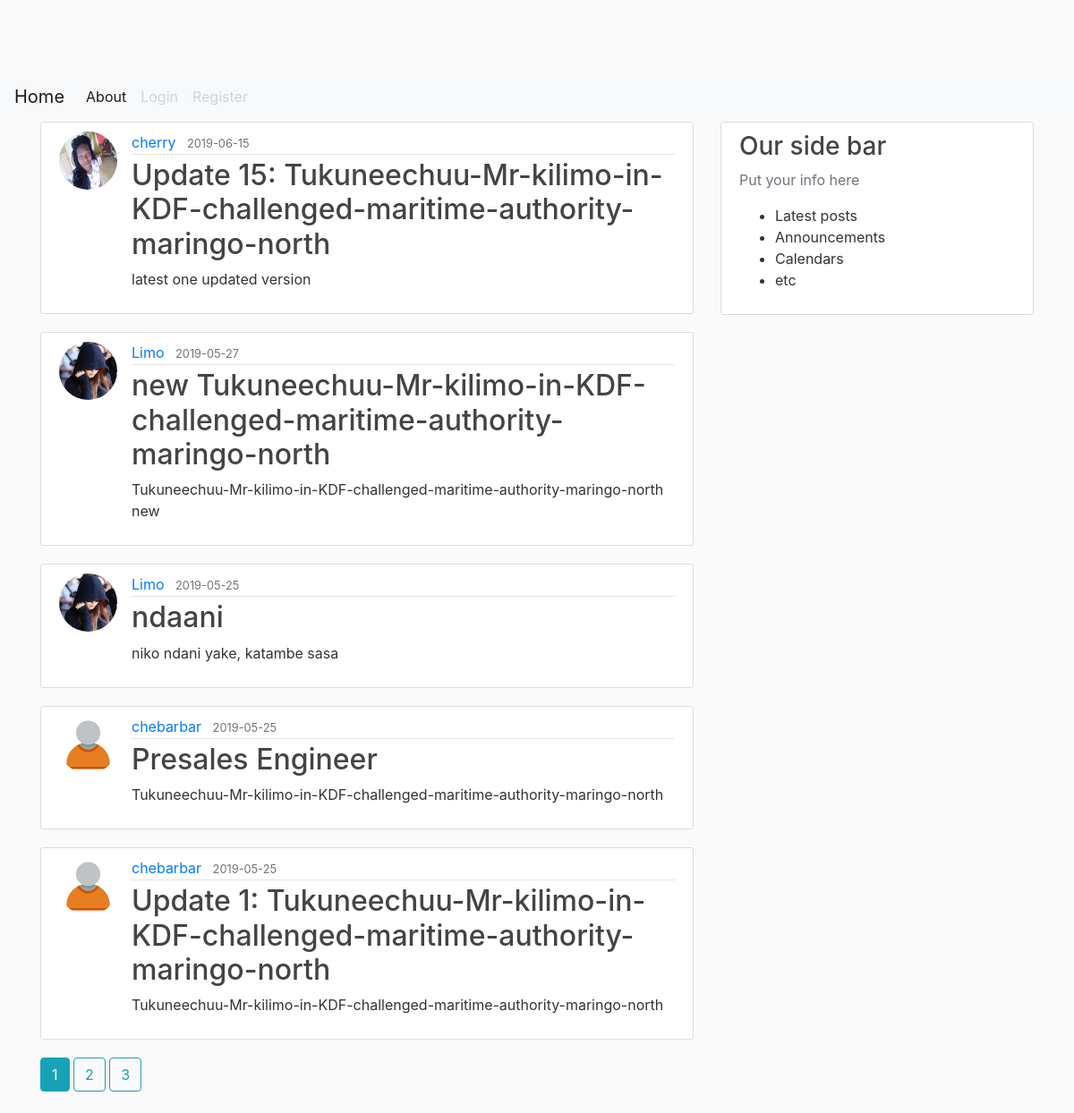
The page /home on the database its author committed.
### flaskblog/models.py (models this page shows, shortened)
class Post(db.Model):
    id=db.Column(db.Integer, primary_key=True)
    title = db.Column(db.String(100), nullable=False)
    date_posted = db.Column(db.DateTime, nullable=False, default=datetime.utcnow)
    content= db.Column(db.Text, nullable=False)
    user_id=db.Column(db.Integer, db.ForeignKey('user.id'), nullable=False)

class User(db.Model, UserMixin):
    id=db.Column(db.Integer, primary_key=True)
    username = db.Column(db.String(50), unique=True, nullable=False)
    email = db.Column(db.String(120), unique=True, nullable=False)
    image_file = db.Column(db.String(20), nullable=False, default='default.jpg')
    password = db.Column(db.String(60), nullable=False)
    posts= db.relationship('Post', backref='author', lazy=True)

### flaskblog/main/routes.py (the view)
@main.route('/')
@main.route('/home')
def home():
    page = request.args.get('page', 1, type= int)
    posts = Post.query.order_by(Post.date_posted.desc()).paginate(page=page, per_page=5)
    return  render_template('home.html', posts=posts)

### flaskblog/templates/home.html
{% extends "layout.html" %}
{% block content %}
    {% for post in posts.items %}
        <article class="media content-section">
            <img class="rounded-circle article-img" src="{{ url_for('static', filename='profpics/' + post.author.image_file ) }}" >
            <div class="well media-body">
                <div class="article-metadata">
                    <a class="mr-2" href="{{ url_for('users.user_posts', username=post.author.username) }}">{{ post.author.username }}</a>
                    <small class="text-muted">{{ post.date_posted.strftime('%Y-%m-%d') }}</small>
                </div>
                <h2 ><a class="article-title" href="{{ url_for('posts.post', post_id= post.id) }}">{{ post.title }}</a></h2>
                <p class="article-content">{{ post.content }}</p>
            </div>
        </article>
    {% endfor %}
    {% for page_num in posts.iter_pages(left_edge=1, right_edge=1, left_current=1, right_current=2,) %}
        {% if page_num %}
            {% if posts.page ==page_num %}
                <a class="btn btn-info mb-4" href="{{ url_for('main.home', page= page_num) }}">{{ page_num }}</a>
                {% else %}
                <a class="btn btn-outline-info mb-4" href="{{ url_for('main.home', page= page_num) }}">{{ page_num }}</a>
            {% endif %}
        {% else %}
            ...
        {% endif %}
    {% endfor %}
{% endblock content %}

### flaskblog/static/main.css (style rules this page uses)
body { background: #fafafa; color: #333333; margin-top: 5rem; }
h1, h2, h3, h4, h5, h6 { color: #444444; }
.content-section { background: #ffffff; padding: 10px 20px; border: 1px solid #dddddd; border-radius: 3px; margin-bottom: 20px; }
.article-title { color: #444444; }
.article-content { white-space: pre-line; }
.article-img { height: 65px; width: 65px; margin-right: 16px; }
.article-metadata { padding-bottom: 1px; margin-bottom: 4px; border-bottom: 1px solid #e3e3e3 }

### rows shown on the page
Post: image_file (picture), author.username "cherry", date_posted "2019-06-15", title "Update 15: Tukuneechuu-Mr-kilimo-in-KDF-challenged-maritime-authority-maringo-north", content "latest one updated version"
Post: image_file (picture), author.username "Limo", date_posted "2019-05-27", title "new Tukuneechuu-Mr-kilimo-in-KDF-challenged-maritime-authority-maringo-north", content "Tukuneechuu-Mr-kilimo-in-KDF-challenged-maritime-authority-maringo-north new"
Post: image_file (picture), author.username "Limo", date_posted "2019-05-25", title "ndaani", content "niko ndani yake, katambe sasa"
Post: image_file (placeholder picture), author.username "chebarbar", date_posted "2019-05-25", title "Presales Engineer", content "Tukuneechuu-Mr-kilimo-in-KDF-challenged-maritime-authority-maringo-north"
Post: image_file (placeholder picture), author.username "chebarbar", date_posted "2019-05-25", title "Update 1: Tukuneechuu-Mr-kilimo-in-KDF-challenged-maritime-authority-maringo-north", content "Tukuneechuu-Mr-kilimo-in-KDF-challenged-maritime-authority-maringo-north"

### other values the page prints
{{ page_num }} "1"
{{ page_num }} "2" "3"
